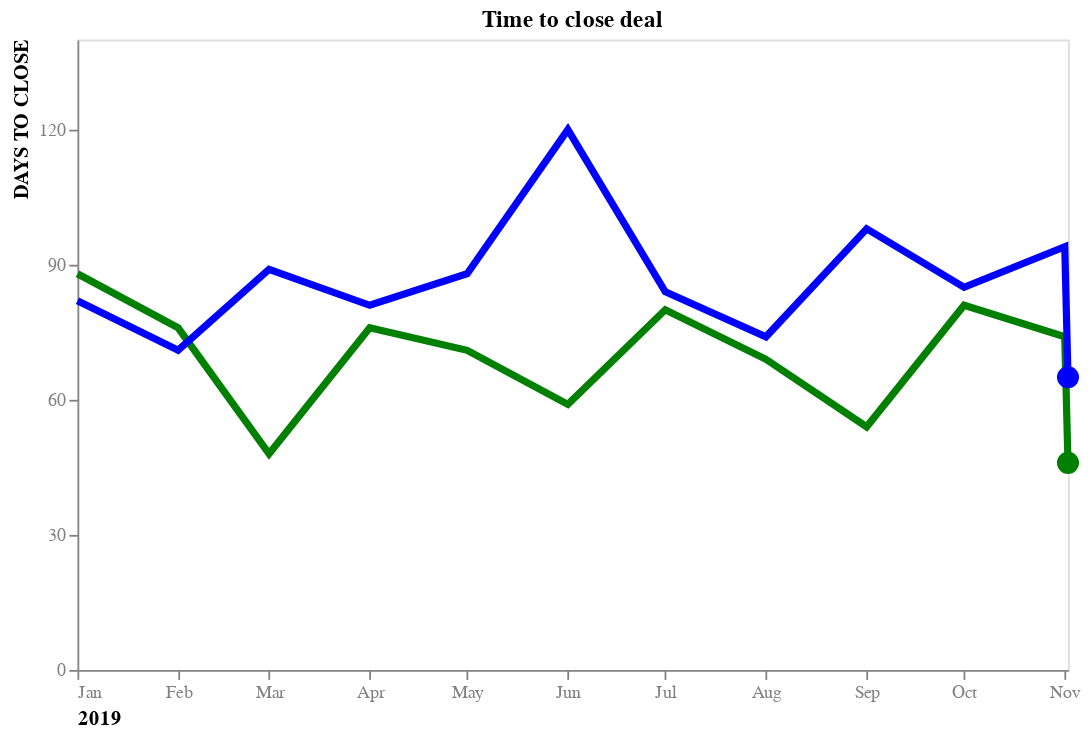

This figure's notebook cell:
### Markdown cell above
### 2) Create points at the end of the line

### Code cell
# Create a new dataframe wich only includes the last row of the data
df_2 = df[df["Date"]== "2019-11-02"]

points = alt.Chart(df_2).mark_circle(opacity=1, size=150).encode(
    alt.X("Date:T"),
    alt.Y("Sales:Q"),
    color=alt.Color("Sales Type:N", scale=colors)
)

line_chart + points

### Figure 1 — Vega-Lite specification as saved in the notebook (floating-point values rounded to 4 significant figures)
{"config": {"view": {"continuousWidth": 300, "continuousHeight": 300}}, "layer": [{"data": {"name": "data-de17bc6590e0012ee4945253f0460aff"}, "mark": {"type": "line"}, "encoding": {"color": {"field": "Sales Type", "legend": null, "scale": {"domain": ["Direct Sales", "Indirect Sales"], "range": ["green", "blue"]}, "type": "nominal"}, "strokeWidth": {"value": 4}, "x": {"axis": {"format": "%b", "grid": false, "labelAngle": 0, "labelColor": "grey", "tickColor": "grey", "title": "2019", "titleAnchor": "start"}, "field": "Date", "type": "temporal"}, "y": {"axis": {"grid": false, "labelColor": "grey", "tickColor": "grey", "title": "DAYS TO CLOSE", "titleAnchor": "end", "values": [0, 15, 30, 45, 60, 75, 90, 105, 120, 135]}, "field": "Sales", "scale": {"domain": [0, 135]}, "type": "quantitative"}}, "title": "Time to close deal"}, {"data": {"name": "data-5d2077fa4e733698207e87ace31e2a2f"}, "mark": {"type": "circle", "opacity": 1, "size": 150}, "encoding": {"color": {"field": "Sales Type", "scale": {"domain": ["Direct Sales", "Indirect Sales"], "range": ["green", "blue"]}, "type": "nominal"}, "x": {"field": "Date", "type": "temporal"}, "y": {"field": "Sales", "type": "quantitative"}}}], "height": 350, "width": 550, "$schema": "https://vega.github.io/schema/vega-lite/v5.6.1.json", "datasets": {"data-de17bc6590e0012ee4945253f0460aff": [{"Month": "Jan", "Date": "2019-01-01T00:00:00", "Goal": 90, "Sales Type": "Direct Sales", "Sales": 88, "Text": "GOAL"}, {"Month": "Feb", "Date": "2019-02-01T00:00:00", "Goal": 90, "Sales Type": "Direct Sales", "Sales": 76, "Text": "GOAL"}, {"Month": "Mar", "Date": "2019-03-01T00:00:00", "Goal": 90, "Sales Type": "Direct Sales", "Sales": 48, "Text": "GOAL"}, {"Month": "Apr", "Date": "2019-04-01T00:00:00", "Goal": 90, "Sales Type": "Direct Sales", "Sales": 76, "Text": "GOAL"}, {"Month": "May", "Date": "2019-05-01T00:00:00", "Goal": 90, "Sales Type": "Direct Sales", "Sales": 71, "Text": "GOAL"}, {"Month": "Jun", "Date": "2019-06-01T00:00:00", "Goal": 90, "Sales Type": "Direct Sales", "Sales": 59, "Text": "GOAL"}, {"Month": "Jul", "Date": "2019-07-01T00:00:00", "Goal": 90, "Sales Type": "Direct Sales", "Sales": 80, "Text": "GOAL"}, {"Month": "Aug", "Date": "2019-08-01T00:00:00", "Goal": 90, "Sales Type": "Direct Sales", "Sales": 69, "Text": "GOAL"}, {"Month": "Sep", "Date": "2019-09-01T00:00:00", "Goal": 90, "Sales Type": "Direct Sales", "Sales": 54, "Text": "GOAL"}, {"Month": "Oct", "Date": "2019-10-01T00:00:00", "Goal": 90, "Sales Type": "Direct Sales", "Sales": 81, "Text": "GOAL"}, {"Month": "Nov", "Date": "2019-11-01T00:00:00", "Goal": 90, "Sales Type": "Direct Sales", "Sales": 74, "Text": "GOAL"}, {"Month": "Dec", "Date": "2019-11-02T00:00:00", "Goal": 90, "Sales Type": "Direct Sales", "Sales": 46, "Text": "GOAL"}, {"Month": "Jan", "Date": "2019-01-01T00:00:00", "Goal": 90, "Sales Type": "Indirect Sales", "Sales": 82, "Text": "GOAL"}, {"Month": "Feb", "Date": "2019-02-01T00:00:00", "Goal": 90, "Sales Type": "Indirect Sales", "Sales": 71, "Text": "GOAL"}, {"Month": "Mar", "Date": "2019-03-01T00:00:00", "Goal": 90, "Sales Type": "Indirect Sales", "Sales": 89, "Text": "GOAL"}, {"Month": "Apr", "Date": "2019-04-01T00:00:00", "Goal": 90, "Sales Type": "Indirect Sales", "Sales": 81, "Text": "GOAL"}, {"Month": "May", "Date": "2019-05-01T00:00:00", "Goal": 90, "Sales Type": "Indirect Sales", "Sales": 88, "Text": "GOAL"}, {"Month": "Jun", "Date": "2019-06-01T00:00:00", "Goal": 90, "Sales Type": "Indirect Sales", "Sales": 120, "Text": "GOAL"}, {"Month": "Jul", "Date": "2019-07-01T00:00:00", "Goal": 90, "Sales Type": "Indirect Sales", "Sales": 84, "Text": "GOAL"}, {"Month": "Aug", "Date": "2019-08-01T00:00:00", "Goal": 90, "Sales Type": "Indirect Sales", "Sales": 74, "Text": "GOAL"}, {"Month": "Sep", "Date": "2019-09-01T00:00:00", "Goal": 90, "Sales Type": "Indirect Sales", "Sales": 98, "Text": "GOAL"}, {"Month": "Oct", "Date": "2019-10-01T00:00:00", "Goal": 90, "Sales Type": "Indirect Sales", "Sales": 85, "Text": "GOAL"}, {"Month": "Nov", "Date": "2019-11-01T00:00:00", "Goal": 90, "Sales Type": "Indirect Sales", "Sales": 94, "Text": "GOAL"}, {"Month": "Dec", "Date": "2019-11-02T00:00:00", "Goal": 90, "Sales Type": "Indirect Sales", "Sales": 65, "Text": "GOAL"}], "data-5d2077fa4e733698207e87ace31e2a2f": [{"Month": "Dec", "Date": "2019-11-02T00:00:00", "Goal": 90, "Sales Type": "Direct Sales", "Sales": 46, "Text": "GOAL"}, {"Month": "Dec", "Date": "2019-11-02T00:00:00", "Goal": 90, "Sales Type": "Indirect Sales", "Sales": 65, "Text": "GOAL"}]}}
